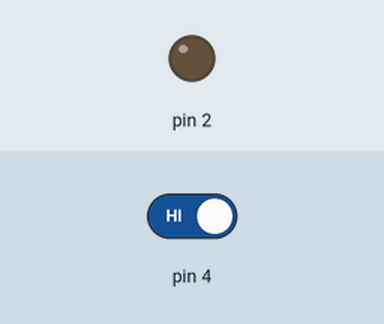
Simulated run of this sketch. Board: Arduino Uno, built with avr-gcc and run on an emulated ATmega328P. Parts: output pins drawn as LEDs (lit = HIGH). Dashed ring = blinking. The inputs (shaded band) are chosen by the test bench; at power-on: pin 4 HIGH.

Above: at 1.2 s.
1.3 s: pin 4 driven LOW
At 1.45 s:
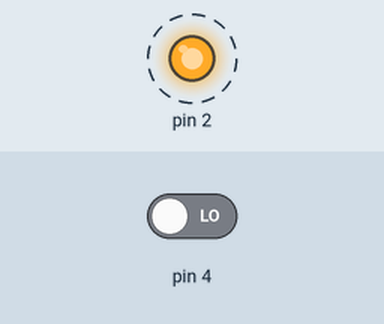
4.3 s: pin 4 driven HIGH
At 4.3 s:
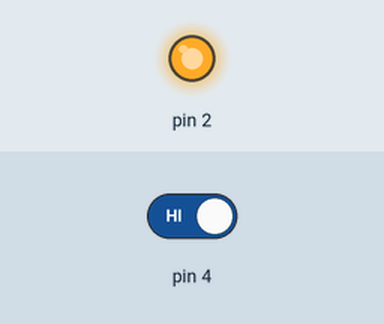
Timing chart, 0 to 7.3 s (numbered marks = the images above; inputs shaded):
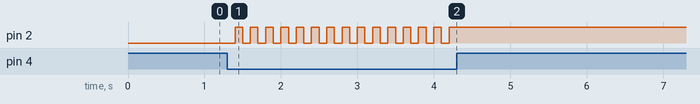

The sketch:

KEY.ino
```cpp
int buttonCount = 0;
int buttonState = 0;

void setup() {  // initialize digital pin 2 as an output.
   pinMode(2, OUTPUT);
   pinMode(4, INPUT);
}

void loop() {
  buttonState = digitalRead(4);
  if(buttonState == LOW)
  {
    delay(100);
    buttonState = digitalRead(4);
    if(buttonState == LOW)
    {
      ++buttonCount;
    }
    if(buttonCount % 2)
    {
      digitalWrite(2, HIGH);
    }
    else
    {
      digitalWrite(2, LOW);
    }
  }

}
```

Measured:
- after the input at 1.3 s, pin 2: alternates HIGH for 0.10 s and LOW for 0.10 s, starting after 0.10 s
- after the input at 4.3 s, pin 2: stops changing and stays HIGH
